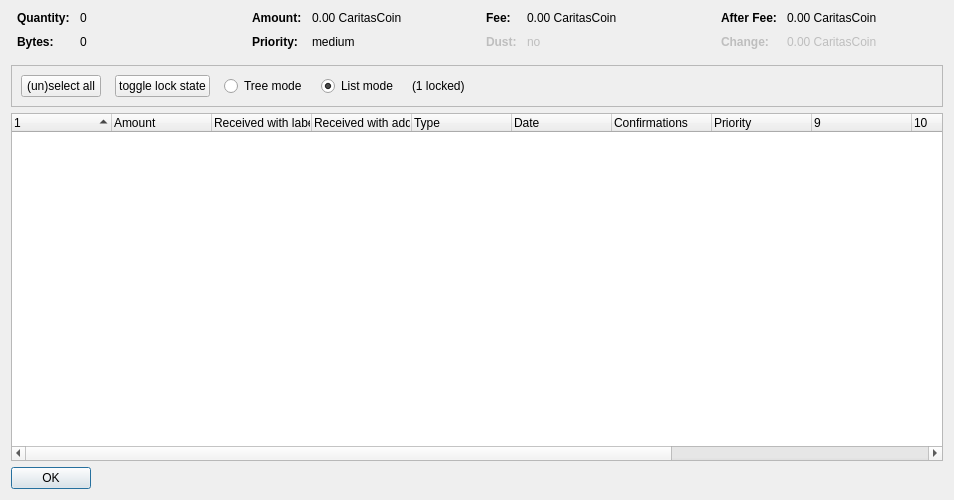
<?xml version="1.0" encoding="UTF-8"?>
<ui version="4.0">
 <class>CoinControlDialog</class>
 <widget class="QDialog" name="CoinControlDialog">
  <property name="geometry">
   <rect>
    <x>0</x>
    <y>0</y>
    <width>954</width>
    <height>500</height>
   </rect>
  </property>
  <property name="windowTitle">
   <string>Coin Selection</string>
  </property>
  <layout class="QVBoxLayout" name="verticalLayout">
   <item>
    <layout class="QHBoxLayout" name="horizontalLayoutTop" stretch="0,0,0,0">
     <property name="topMargin">
      <number>0</number>
     </property>
     <property name="bottomMargin">
      <number>10</number>
     </property>
     <item>
      <layout class="QFormLayout" name="formLayoutCoinControl1">
       <property name="horizontalSpacing">
        <number>10</number>
       </property>
       <property name="verticalSpacing">
        <number>10</number>
       </property>
       <property name="leftMargin">
        <number>6</number>
       </property>
       <property name="rightMargin">
        <number>6</number>
       </property>
       <item row="0" column="0">
        <widget class="QLabel" name="labelCoinControlQuantityText">
         <property name="font">
          <font>
           <weight>75</weight>
           <bold>true</bold>
          </font>
         </property>
         <property name="text">
          <string>Quantity:</string>
         </property>
        </widget>
       </item>
       <item row="0" column="1">
        <widget class="QLabel" name="labelCoinControlQuantity">
         <property name="cursor">
          <cursorShape>IBeamCursor</cursorShape>
         </property>
         <property name="contextMenuPolicy">
          <enum>Qt::ActionsContextMenu</enum>
         </property>
         <property name="text">
          <string notr="true">0</string>
         </property>
         <property name="textInteractionFlags">
          <set>Qt::LinksAccessibleByMouse|Qt::TextSelectableByKeyboard|Qt::TextSelectableByMouse</set>
         </property>
        </widget>
       </item>
       <item row="1" column="0">
        <widget class="QLabel" name="labelCoinControlBytesText">
         <property name="font">
          <font>
           <weight>75</weight>
           <bold>true</bold>
          </font>
         </property>
         <property name="text">
          <string>Bytes:</string>
         </property>
        </widget>
       </item>
       <item row="1" column="1">
        <widget class="QLabel" name="labelCoinControlBytes">
         <property name="cursor">
          <cursorShape>IBeamCursor</cursorShape>
         </property>
         <property name="contextMenuPolicy">
          <enum>Qt::ActionsContextMenu</enum>
         </property>
         <property name="text">
          <string notr="true">0</string>
         </property>
         <property name="textInteractionFlags">
          <set>Qt::LinksAccessibleByMouse|Qt::TextSelectableByKeyboard|Qt::TextSelectableByMouse</set>
         </property>
        </widget>
       </item>
      </layout>
     </item>
     <item>
      <layout class="QFormLayout" name="formLayoutCoinControl2">
       <property name="horizontalSpacing">
        <number>10</number>
       </property>
       <property name="verticalSpacing">
        <number>10</number>
       </property>
       <property name="leftMargin">
        <number>6</number>
       </property>
       <property name="rightMargin">
        <number>6</number>
       </property>
       <item row="0" column="0">
        <widget class="QLabel" name="labelCoinControlAmountText">
         <property name="font">
          <font>
           <weight>75</weight>
           <bold>true</bold>
          </font>
         </property>
         <property name="text">
          <string>Amount:</string>
         </property>
        </widget>
       </item>
       <item row="0" column="1">
        <widget class="QLabel" name="labelCoinControlAmount">
         <property name="cursor">
          <cursorShape>IBeamCursor</cursorShape>
         </property>
         <property name="contextMenuPolicy">
          <enum>Qt::ActionsContextMenu</enum>
         </property>
         <property name="text">
          <string notr="true">0.00 CaritasCoin</string>
         </property>
         <property name="textInteractionFlags">
          <set>Qt::LinksAccessibleByMouse|Qt::TextSelectableByKeyboard|Qt::TextSelectableByMouse</set>
         </property>
        </widget>
       </item>
       <item row="1" column="0">
        <widget class="QLabel" name="labelCoinControlPriorityText">
         <property name="font">
          <font>
           <weight>75</weight>
           <bold>true</bold>
          </font>
         </property>
         <property name="text">
          <string>Priority:</string>
         </property>
        </widget>
       </item>
       <item row="1" column="1">
        <widget class="QLabel" name="labelCoinControlPriority">
         <property name="cursor">
          <cursorShape>IBeamCursor</cursorShape>
         </property>
         <property name="contextMenuPolicy">
          <enum>Qt::ActionsContextMenu</enum>
         </property>
         <property name="text">
          <string>medium</string>
         </property>
         <property name="textInteractionFlags">
          <set>Qt::LinksAccessibleByMouse|Qt::TextSelectableByKeyboard|Qt::TextSelectableByMouse</set>
         </property>
        </widget>
       </item>
      </layout>
     </item>
     <item>
      <layout class="QFormLayout" name="formLayoutCoinControl3">
       <property name="horizontalSpacing">
        <number>10</number>
       </property>
       <property name="verticalSpacing">
        <number>10</number>
       </property>
       <property name="leftMargin">
        <number>6</number>
       </property>
       <property name="rightMargin">
        <number>6</number>
       </property>
       <item row="0" column="0">
        <widget class="QLabel" name="labelCoinControlFeeText">
         <property name="font">
          <font>
           <weight>75</weight>
           <bold>true</bold>
          </font>
         </property>
         <property name="text">
          <string>Fee:</string>
         </property>
        </widget>
       </item>
       <item row="0" column="1">
        <widget class="QLabel" name="labelCoinControlFee">
         <property name="cursor">
          <cursorShape>IBeamCursor</cursorShape>
         </property>
         <property name="contextMenuPolicy">
          <enum>Qt::ActionsContextMenu</enum>
         </property>
         <property name="text">
          <string notr="true">0.00 CaritasCoin</string>
         </property>
         <property name="textInteractionFlags">
          <set>Qt::LinksAccessibleByMouse|Qt::TextSelectableByKeyboard|Qt::TextSelectableByMouse</set>
         </property>
        </widget>
       </item>
       <item row="1" column="0">
        <widget class="QLabel" name="labelCoinControlLowOutputText">
         <property name="enabled">
          <bool>false</bool>
         </property>
         <property name="font">
          <font>
           <weight>75</weight>
           <bold>true</bold>
          </font>
         </property>
         <property name="text">
          <string>Dust:</string>
         </property>
        </widget>
       </item>
       <item row="1" column="1">
        <widget class="QLabel" name="labelCoinControlLowOutput">
         <property name="enabled">
          <bool>false</bool>
         </property>
         <property name="cursor">
          <cursorShape>IBeamCursor</cursorShape>
         </property>
         <property name="contextMenuPolicy">
          <enum>Qt::ActionsContextMenu</enum>
         </property>
         <property name="text">
          <string>no</string>
         </property>
         <property name="textInteractionFlags">
          <set>Qt::LinksAccessibleByMouse|Qt::TextSelectableByKeyboard|Qt::TextSelectableByMouse</set>
         </property>
        </widget>
       </item>
      </layout>
     </item>
     <item>
      <layout class="QFormLayout" name="formLayoutCoinControl4">
       <property name="horizontalSpacing">
        <number>10</number>
       </property>
       <property name="verticalSpacing">
        <number>10</number>
       </property>
       <property name="leftMargin">
        <number>6</number>
       </property>
       <property name="rightMargin">
        <number>6</number>
       </property>
       <item row="0" column="0">
        <widget class="QLabel" name="labelCoinControlAfterFeeText">
         <property name="font">
          <font>
           <weight>75</weight>
           <bold>true</bold>
          </font>
         </property>
         <property name="text">
          <string>After Fee:</string>
         </property>
        </widget>
       </item>
       <item row="0" column="1">
        <widget class="QLabel" name="labelCoinControlAfterFee">
         <property name="cursor">
          <cursorShape>IBeamCursor</cursorShape>
         </property>
         <property name="contextMenuPolicy">
          <enum>Qt::ActionsContextMenu</enum>
         </property>
         <property name="text">
          <string notr="true">0.00 CaritasCoin</string>
         </property>
         <property name="textInteractionFlags">
          <set>Qt::LinksAccessibleByMouse|Qt::TextSelectableByKeyboard|Qt::TextSelectableByMouse</set>
         </property>
        </widget>
       </item>
       <item row="1" column="0">
        <widget class="QLabel" name="labelCoinControlChangeText">
         <property name="enabled">
          <bool>false</bool>
         </property>
         <property name="font">
          <font>
           <weight>75</weight>
           <bold>true</bold>
          </font>
         </property>
         <property name="text">
          <string>Change:</string>
         </property>
        </widget>
       </item>
       <item row="1" column="1">
        <widget class="QLabel" name="labelCoinControlChange">
         <property name="enabled">
          <bool>false</bool>
         </property>
         <property name="cursor">
          <cursorShape>IBeamCursor</cursorShape>
         </property>
         <property name="contextMenuPolicy">
          <enum>Qt::ActionsContextMenu</enum>
         </property>
         <property name="text">
          <string notr="true">0.00 CaritasCoin</string>
         </property>
         <property name="textInteractionFlags">
          <set>Qt::LinksAccessibleByMouse|Qt::TextSelectableByKeyboard|Qt::TextSelectableByMouse</set>
         </property>
        </widget>
       </item>
      </layout>
     </item>
    </layout>
   </item>
   <item>
    <widget class="QFrame" name="frame">
     <property name="minimumSize">
      <size>
       <width>0</width>
       <height>40</height>
      </size>
     </property>
     <property name="frameShape">
      <enum>QFrame::StyledPanel</enum>
     </property>
     <property name="frameShadow">
      <enum>QFrame::Sunken</enum>
     </property>
     <layout class="QHBoxLayout" name="horizontalLayout">
      <item>
       <layout class="QHBoxLayout" name="horizontalLayoutPanel" stretch="0,0,0,0,0,0">
        <property name="spacing">
         <number>14</number>
        </property>
        <item>
         <widget class="QPushButton" name="pushButtonSelectAll">
          <property name="sizePolicy">
           <sizepolicy hsizetype="Maximum" vsizetype="Fixed">
            <horstretch>0</horstretch>
            <verstretch>0</verstretch>
           </sizepolicy>
          </property>
          <property name="text">
           <string>(un)select all</string>
          </property>
          <property name="autoDefault">
           <bool>false</bool>
          </property>
         </widget>
        </item>
        <item>
         <widget class="QPushButton" name="pushButtonToggleLock">
          <property name="sizePolicy">
           <sizepolicy hsizetype="Maximum" vsizetype="Fixed">
            <horstretch>0</horstretch>
            <verstretch>0</verstretch>
           </sizepolicy>
          </property>
          <property name="text">
           <string>toggle lock state</string>
          </property>
          <property name="autoDefault">
           <bool>false</bool>
          </property>
         </widget>
        </item>
        <item>
         <widget class="QRadioButton" name="radioTreeMode">
          <property name="sizePolicy">
           <sizepolicy hsizetype="Maximum" vsizetype="Fixed">
            <horstretch>0</horstretch>
            <verstretch>0</verstretch>
           </sizepolicy>
          </property>
          <property name="text">
           <string>Tree mode</string>
          </property>
         </widget>
        </item>
        <item>
         <widget class="QRadioButton" name="radioListMode">
          <property name="sizePolicy">
           <sizepolicy hsizetype="Maximum" vsizetype="Fixed">
            <horstretch>0</horstretch>
            <verstretch>0</verstretch>
           </sizepolicy>
          </property>
          <property name="text">
           <string>List mode</string>
          </property>
          <property name="checked">
           <bool>true</bool>
          </property>
         </widget>
        </item>
        <item>
         <widget class="QLabel" name="labelLocked">
          <property name="text">
           <string>(1 locked)</string>
          </property>
         </widget>
        </item>
        <item>
         <spacer name="horizontalSpacer">
          <property name="orientation">
           <enum>Qt::Horizontal</enum>
          </property>
          <property name="sizeHint" stdset="0">
           <size>
            <width>40</width>
            <height>20</height>
           </size>
          </property>
         </spacer>
        </item>
       </layout>
      </item>
     </layout>
    </widget>
   </item>
   <item>
    <widget class="CoinControlTreeWidget" name="treeWidget">
     <property name="contextMenuPolicy">
      <enum>Qt::CustomContextMenu</enum>
     </property>
     <property name="sortingEnabled">
      <bool>false</bool>
     </property>
     <property name="columnCount">
      <number>13</number>
     </property>
     <attribute name="headerShowSortIndicator" stdset="0">
      <bool>true</bool>
     </attribute>
     <attribute name="headerStretchLastSection">
      <bool>false</bool>
     </attribute>
     <column>
      <property name="text">
       <string/>
      </property>
     </column>
     <column>
      <property name="text">
       <string>Amount</string>
      </property>
     </column>
     <column>
      <property name="text">
       <string>Received with label</string>
      </property>
     </column>
     <column>
      <property name="text">
       <string>Received with address</string>
      </property>
     </column>
     <column>
      <property name="text">
       <string>Type</string>
      </property>
     </column>
     <column>
      <property name="text">
       <string>Date</string>
      </property>
     </column>
     <column>
      <property name="text">
       <string>Confirmations</string>
      </property>
      <property name="toolTip">
       <string>Confirmed</string>
      </property>
     </column>
     <column>
      <property name="text">
       <string>Priority</string>
      </property>
     </column>
     <column>
      <property name="text">
       <string/>
      </property>
     </column>
     <column>
      <property name="text">
       <string/>
      </property>
     </column>
     <column>
      <property name="text">
       <string/>
      </property>
     </column>
     <column>
      <property name="text">
       <string/>
      </property>
     </column>
     <column>
      <property name="text">
       <string/>
      </property>
     </column>
    </widget>
   </item>
   <item>
    <widget class="QDialogButtonBox" name="buttonBox">
     <property name="sizePolicy">
      <sizepolicy hsizetype="Maximum" vsizetype="Fixed">
       <horstretch>0</horstretch>
       <verstretch>0</verstretch>
      </sizepolicy>
     </property>
     <property name="orientation">
      <enum>Qt::Horizontal</enum>
     </property>
     <property name="standardButtons">
      <set>QDialogButtonBox::Ok</set>
     </property>
    </widget>
   </item>
  </layout>
 </widget>
 <customwidgets>
  <customwidget>
   <class>CoinControlTreeWidget</class>
   <extends>QTreeWidget</extends>
   <header>coincontroltreewidget.h</header>
  </customwidget>
 </customwidgets>
 <resources/>
 <connections/>
</ui>
